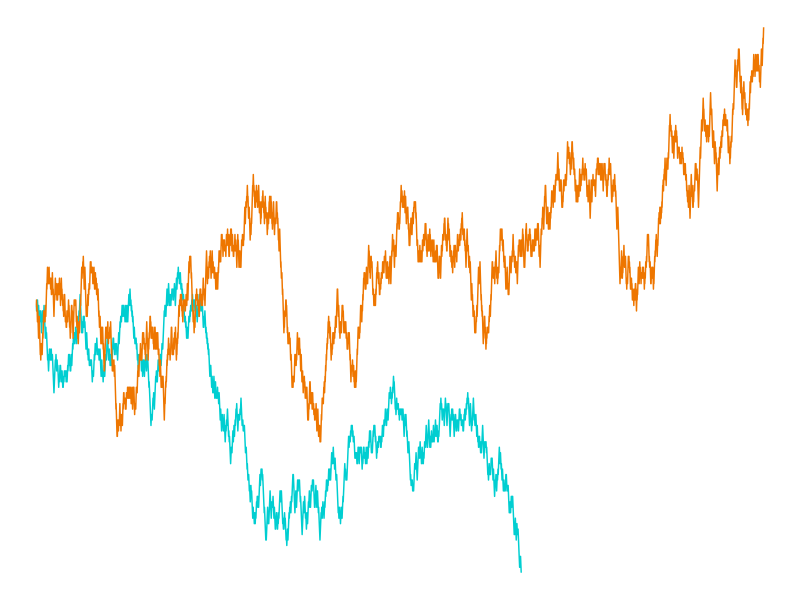
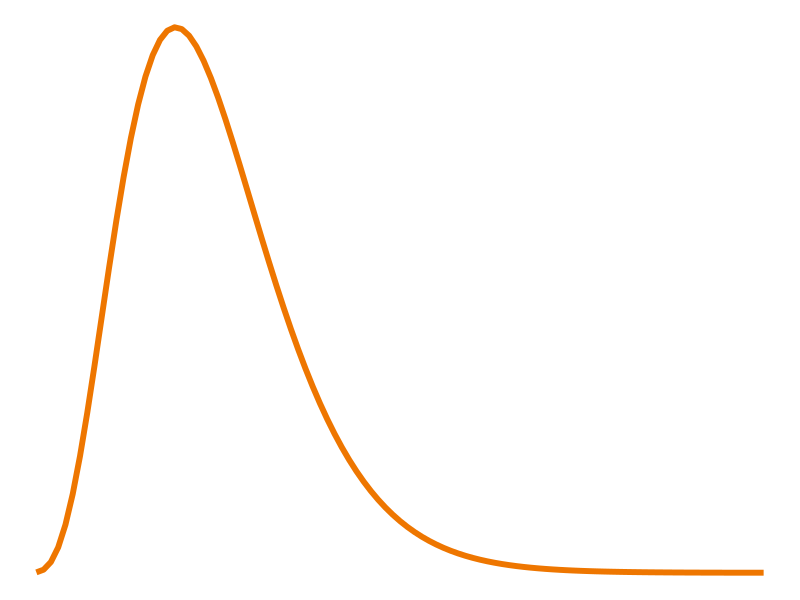
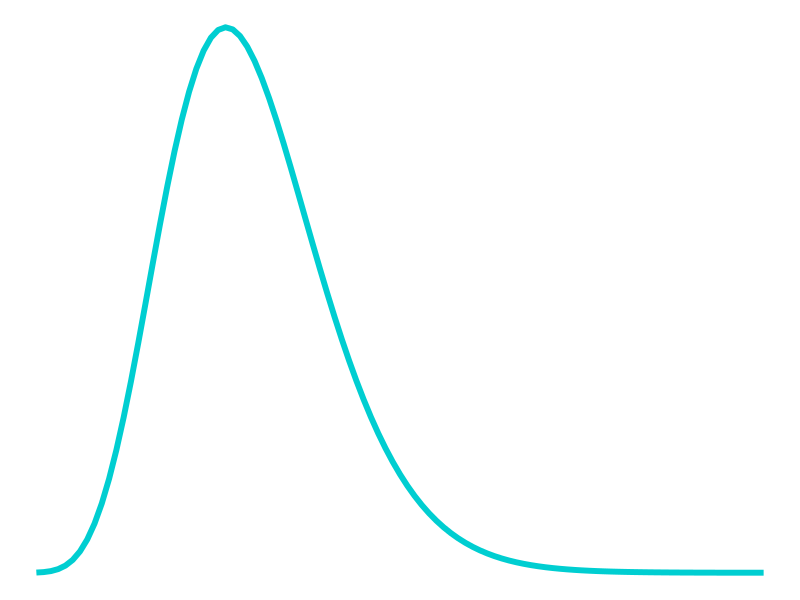

Here is the R script that generated these plots, in order:


rm(list = ls())

library(ggplot2)
# set.seed(11)

backstep = -2
forwardstep = 2

for (i in 1:10000) {
        
        set.seed(i)
        print(paste0("Seed at ", i))
        
        n <- 10000
        x <- cumsum(sample(c(backstep, forwardstep), n, TRUE))
        if (any(x>100)) {
                df_x <- data.frame(pos = seq(1,7,length=length(x[1:which(x==100)])), val = x[1:which(x==100)], group="up")
        } else {
                next
        }
        
        # set.seed(11)
        n <- 10000
        y <- cumsum(sample(c(backstep, forwardstep), n, TRUE))
        if (any(y<(-100))) {
                df_y <- data.frame(pos = seq(1,5,length=length(y[1:which(y==(-100))])), val = y[1:which(y==(-100))], group="down")
        } else {
                next
        }
 
        df = rbind(df_x, df_y)
        
        # B&W
        # ggplot(df, aes(x = pos, y = val, color = group)) + geom_line() + theme_classic() + scale_color_manual(values=c("#999999", "#D3D3D3"))
        
        # Colour
        a <- ggplot(df, aes(x = pos, y = val, color = group)) + geom_line() + theme_void() + theme(legend.position="none") + scale_color_manual(values=c("darkturquoise", "darkorange2"))
        break
}

a

ggsave("ddm.pdf")


# Simulate skewed data based on https://web.stanford.edu/class/bios221/labs/simulation/Lab_3_simulation.html

reps <- 50000
nexps <- 5
rate <- 0.1
set.seed(0)
system.time(
        x1 <- replicate(reps, sum(rexp(n=nexps, rate=rate)))
)

ggplot(data.frame(x1), aes(x1)) + 
        theme_void() +
        stat_function(fun=function(x)dgamma(x, shape=nexps, scale=1/rate),
                      color="darkorange2", size=2)

ggsave("ddm_neg.pdf")

reps <- 50000
nexps <- 10
rate <- 0.1
set.seed(0)
system.time(
        x2 <- replicate(reps, sum(rexp(n=nexps, rate=rate)))
)

ggplot(data.frame(x2), aes(x2)) + 
        theme_void() +
        stat_function(fun=function(x)dgamma(x, shape=nexps, scale=1/rate),
                      color="darkturquoise", size=2)

ggsave("ddm_pos.pdf")